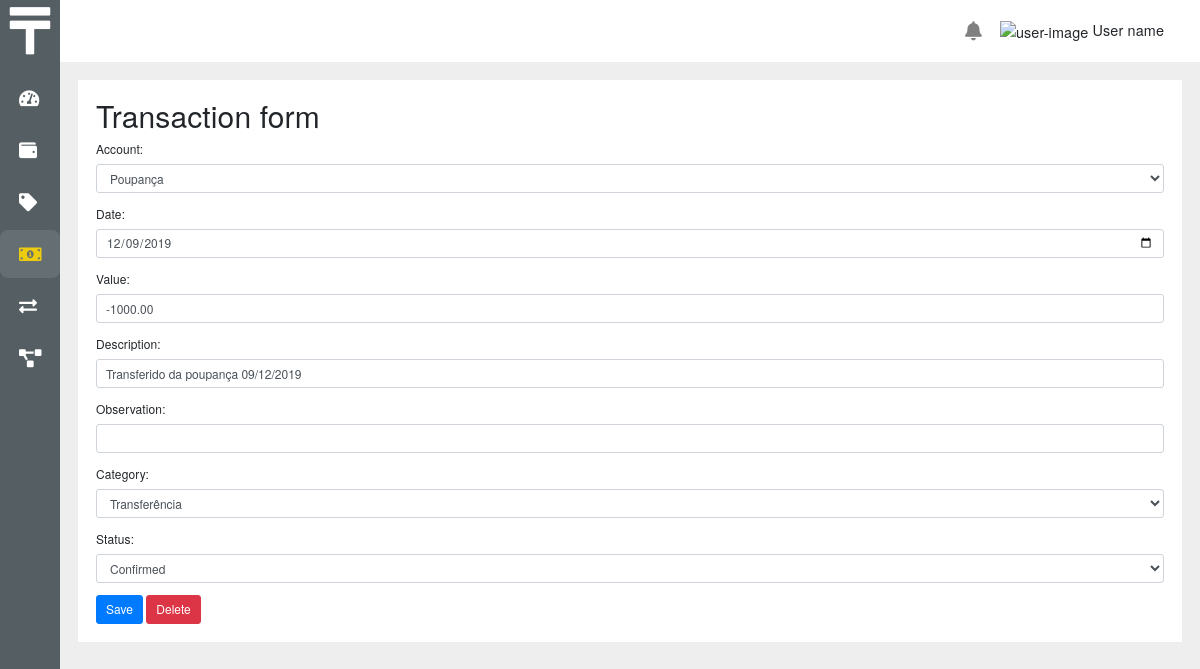
/transactions/2600, run on an earlier commit of the app's database.
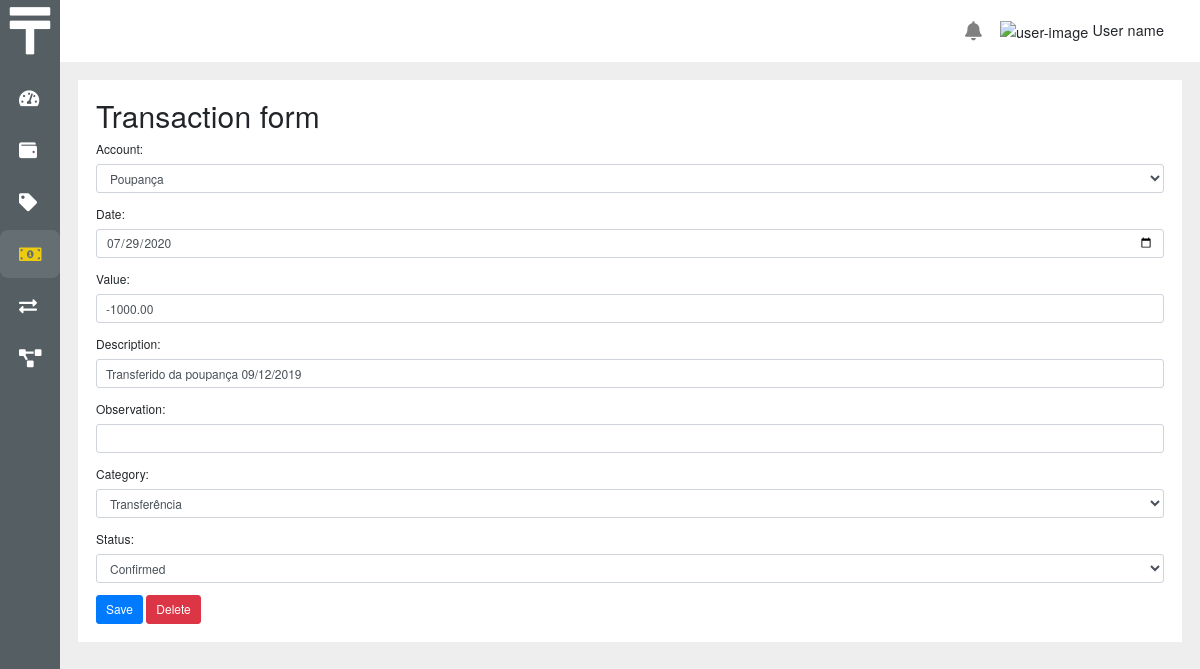
And on a later commit of the database.
### core/models.py (models this page shows, shortened)
class Transaction(BaseModel):
    value = models.DecimalField(max_digits=15, decimal_places=2, default=0.0)
    date = models.DateField()
    description = models.CharField(max_length=100, null=True, blank=True)
    account = models.ForeignKey(
        Account, on_delete=models.PROTECT, related_name='transactions')
    category = models.ForeignKey(Category, on_delete=models.PROTECT)
    observation = models.CharField(max_length=200, null=True, blank=True)
    status = models.IntegerField(
        choices=StatusTransactionChoices.choices, default=StatusTransactionChoices.CONFIRMED)
    programed_transaction = models.ForeignKey(
        "ProgramedTransaction", on_delete=models.CASCADE, related_name='transactions', null=True, blank=True)

### core/views.py (the view, shortened to what this page needs)
# urls.py: path('transactions/<int:pk>', views.transaction_form, name='transaction_form'),
def transaction_form(request, pk):
    transaction = get_object_or_404(Transaction, pk=pk)
    form = TransactionForm(instance=transaction)
    param_ajax = request.GET.get('ajax')
    param_next = request.GET.get('next', 'transaction_list')
    url_post = reverse('transaction_form', args=[pk]) + f'?next={param_next}'
    url_delete = reverse('transaction_delete', args=[
                         pk]) + f'?next={param_next}'
    return render(request, 'transaction/transaction_form.html', {'form': form, 'url_post': url_post, 'url_delete': url_delete, 'ajax': param_ajax})

### core/forms.py
class TransactionForm(ModelForm):
    date = DateField(value=date.today())
    class Meta:
        model = Transaction
        fields = ['account', 'date', 'value', 'description',
                  'observation', 'category', 'status']

### core/models.py (called while the page is built)
    def __str__(self):
        return self.description

    def __str__(self):
        return self.description

### core/templatetags/tags.py (called while the page is built)
@register.filter('startswith')
def startswith(text, starts):
    if isinstance(text, str):
        return text.startswith(starts)
    return False

### core/templates/transaction/transaction_form.html (shortened to what this page needs)
{% extends ajax|yesno:'base_ajax.html,base.html' %}
{% load static %}
{% block main %}
<div {% if not ajax %}class="container-fluid bg-white p-4" {% endif %}>
  <h1>Transaction form</h1>
  <form method="post" action="{{ url_post }}">
    {% include 'includes/bootstrap_form.html' with form=form %}
    <button type="submit" class="btn btn-primary">Save</button>
    <button type="button" class="btn btn-danger" data-toggle="modal" data-target="#modalDelete">Delete</button>
  </form>
</div>
{% endblock main %}

### core/templates/includes/bootstrap_form.html (shortened to what this page needs)
{% load widget_tweaks %}
{% for field in form.visible_fields %}
  <div class="form-group">
    {{ field.label_tag }}
    {% if form.is_bound %}
      {% if field.errors %}
        {% render_field field class="form-control is-invalid" %}
        {% for error in field.errors %}
          <div class="invalid-feedback">
            {{ error }}
          </div>
        {% endfor %}
      {% else %}
        {% render_field field class="form-control is-valid" %}
      {% endif %}
    {% else %}
      {% render_field field class="form-control" %}
    {% endif %}
  </div>
{% endfor %}

What changed in the data, as far as the page shows it:
changed Transaction "Poupança": date "12/09/2019" → "07/29/2020"
